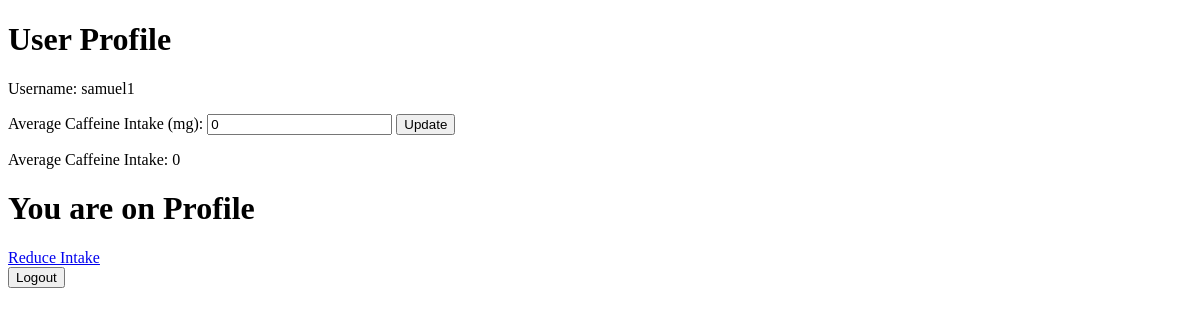
The app's page /users/profile/ (signed in), older data.
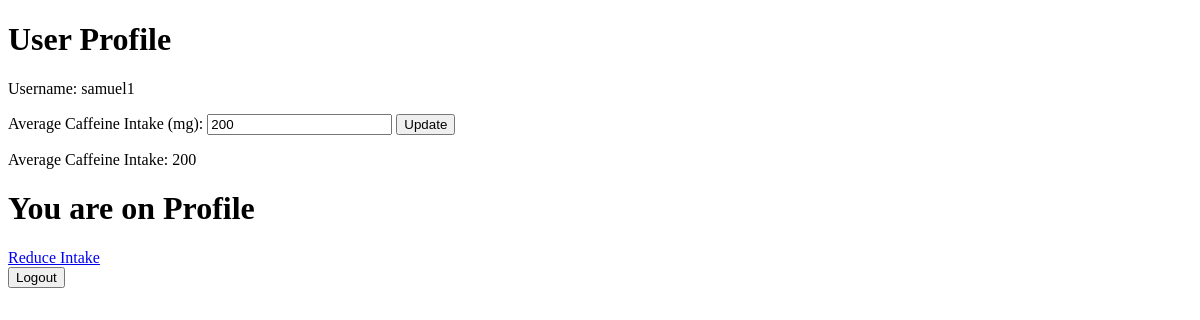
The same page, newer data.
### users/models.py (models this page shows)
class Profile(models.Model):
    user = models.OneToOneField(User, on_delete=models.CASCADE)
    weight = models.FloatField(default=0.0)
    avg_caffeine_intake = models.IntegerField(default=0)

### users/views.py (the view)
# urls.py: path('profile/', ProfileView.as_view(), name='profile'),
class ProfileView(LoginRequiredMixin, DetailView):
    model = Profile
    template_name = 'users/profile.html'
    context_object_name = 'profile'
    def get_object(self):
        return self.request.user.profile

### users/templates/users/profile.html (shortened to what this page needs)
<!DOCTYPE html>
<html lang="en">
<head>
</head>
<body>
    <h1>User Profile</h1>
    <p>Username: {{ user.username }}</p>
    <form action="{% url 'update_avg_caffeine_intake' %}" method="post">
        <label for="avg_caffeine_intake">Average Caffeine Intake (mg):</label>
        <input type="number" id="avg_caffeine_intake" name="avg_caffeine_intake" value="{{ profile.avg_caffeine_intake }}">
        <button type="submit">Update</button>
    </form>
    <p>Average Caffeine Intake: {{ profile.avg_caffeine_intake }}</p>
    <h1>You are on Profile</h1>
    <a href="{% url 'tracker:reduce_intake' %}">Reduce Intake</a>
    <form action="{% url 'logout' %}" method="post">
        <button type="submit">Logout</button>
    </form>
</body>
</html>

Row changes from the older to the newer data that the page shows:
changed Profile: avg_caffeine_intake "0" → "200"
